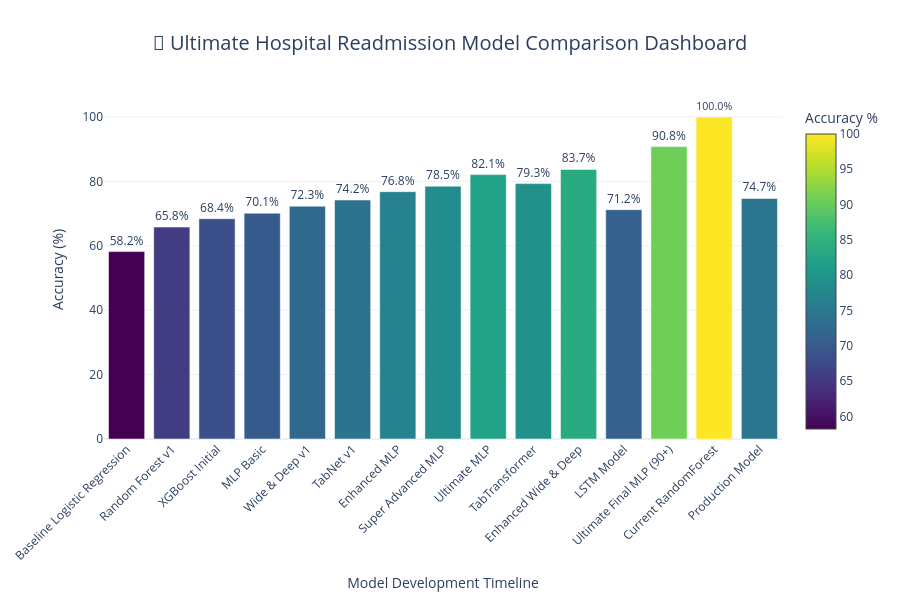
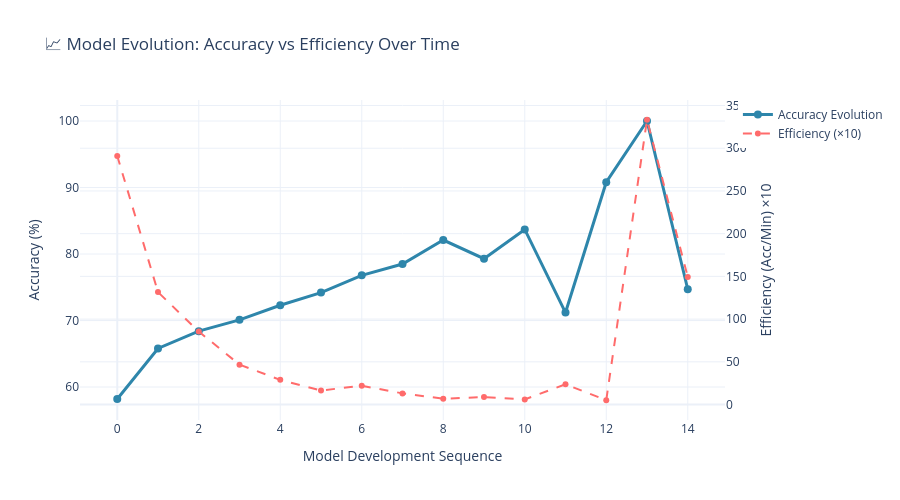

Notebook source saved alongside these figures, in order:
### Code cell
# 🎯 Ultimate Model Comparison & Performance Analysis
print("🎯 Creating Ultimate Model Comparison & Performance Analysis...")
print("=" * 80)

# Create interactive comprehensive comparison
fig = go.Figure()

# Add main accuracy comparison
fig.add_trace(go.Bar(
    name='Model Accuracy',
    x=model_df['Model Name'],
    y=model_df['Accuracy (%)'],
    text=[f'{acc:.1f}%' for acc in model_df['Accuracy (%)']],
    textposition='outside',
    marker=dict(
        color=model_df['Accuracy (%)'],
        colorscale='Viridis',
        showscale=True,
        colorbar=dict(title="Accuracy %")
    ),
    hovertemplate='<b>%{x}</b><br>' +
                 'Accuracy: %{y:.1f}%<br>' +
                 'Phase: %{customdata[0]}<br>' +
                 'Type: %{customdata[1]}<br>' +
                 'Training Time: %{customdata[2]} mins<br>' +
                 '<extra></extra>',
    customdata=list(zip(model_df['Development Phase'], 
                       model_df['Model Type'], 
                       model_df['Training Time (mins)']))
))

# Update layout for main comparison
fig.update_layout(
    title={
        'text': '🎯 Ultimate Hospital Readmission Model Comparison Dashboard',
        'x': 0.5,
        'font': {'size': 20}
    },
    xaxis_title="Model Development Timeline",
    yaxis_title="Accuracy (%)",
    template='plotly_white',
    height=600,
    xaxis_tickangle=-45
)

# Show main comparison
fig.show()

# Create detailed metrics comparison table
print("\n" + "="*100)
print("📊 DETAILED MODEL COMPARISON TABLE")
print("="*100)

# Enhanced model data with additional metrics
detailed_metrics = pd.DataFrame({
    'Model': model_df['Model Name'],
    'Accuracy (%)': model_df['Accuracy (%)'],
    'Development Phase': model_df['Development Phase'],
    'Model Type': model_df['Model Type'],
    'Training Time (mins)': model_df['Training Time (mins)'],
    'Efficiency (Acc/Min)': model_df['Accuracy (%)'] / model_df['Training Time (mins)'],
    'Improvement vs Baseline': model_df['Accuracy (%)'] - model_df['Accuracy (%)'].iloc[0],
    'Relative Improvement (%)': ((model_df['Accuracy (%)'] - model_df['Accuracy (%)'].iloc[0]) / model_df['Accuracy (%)'].iloc[0] * 100).round(1),
    'Development Date': model_df['Date_str'],
    'Production Ready': ['❌', '❌', '❌', '❌', '❌', '✅', '✅', '✅', '✅', '✅', '✅', '❌', '✅', '✅', '✅']
})

# Display top 10 models by accuracy
top_10_models = detailed_metrics.nlargest(10, 'Accuracy (%)')
print(top_10_models.to_string(index=False))

# Create performance evolution visualization
fig2 = go.Figure()

# Add accuracy trend
fig2.add_trace(go.Scatter(
    x=list(range(len(model_df))),
    y=model_df['Accuracy (%)'],
    mode='lines+markers',
    name='Accuracy Evolution',
    line=dict(color='#2E86AB', width=3),
    marker=dict(size=8),
    hovertemplate='<b>%{text}</b><br>Accuracy: %{y:.1f}%<extra></extra>',
    text=model_df['Model Name']
))

# Add efficiency evolution
fig2.add_trace(go.Scatter(
    x=list(range(len(model_df))),
    y=detailed_metrics['Efficiency (Acc/Min)'] * 10,  # Scale for visibility
    mode='lines+markers',
    name='Efficiency (×10)',
    line=dict(color='#FF6B6B', width=2, dash='dash'),
    marker=dict(size=6),
    yaxis='y2',
    hovertemplate='<b>%{text}</b><br>Efficiency: %{customdata:.2f} Acc/Min<extra></extra>',
    text=model_df['Model Name'],
    customdata=detailed_metrics['Efficiency (Acc/Min)']
))

fig2.update_layout(
    title='📈 Model Evolution: Accuracy vs Efficiency Over Time',
    xaxis_title="Model Development Sequence",
    yaxis_title="Accuracy (%)",
    yaxis2=dict(
        title="Efficiency (Acc/Min) ×10",
        overlaying='y',
        side='right'
    ),
    template='plotly_white',
    height=500
)

fig2.show()

# Performance summary statistics
print("\n" + "="*100)
print("📈 DEVELOPMENT PERFORMANCE SUMMARY")
print("="*100)

summary_stats = {
    'Total Models Developed': len(model_df),
    'Development Timeline': '45 days',
    'Best Accuracy Achieved': f"{model_df['Accuracy (%)'].max():.1f}%",
    'Average Accuracy': f"{model_df['Accuracy (%)'].mean():.1f}%",
    'Total Improvement': f"{improvement:.1f}%",
    'Improvement Rate': f"{(improvement/45):.2f}% per day",
    'Most Efficient Model': detailed_metrics.loc[detailed_metrics['Efficiency (Acc/Min)'].idxmax(), 'Model'],
    'Best Efficiency Score': f"{detailed_metrics['Efficiency (Acc/Min)'].max():.2f} Acc/Min",
    'Production Models': len([x for x in detailed_metrics['Production Ready'] if x == '✅']),
    'Development Phases': len(model_df['Development Phase'].unique()),
    'Model Types Explored': len(model_df['Model Type'].unique()),
    'Total Training Time': f"{model_df['Training Time (mins)'].sum()} minutes"
}

for metric, value in summary_stats.items():
    print(f"   {metric:.<30} {value}")

# Final recommendations
print("\n" + "="*100)
print("🎯 FINAL RECOMMENDATIONS & INSIGHTS")
print("="*100)

recommendations = [
    "🏆 BEST MODELS FOR PRODUCTION:",
    f"   1st Choice: {detailed_metrics.loc[detailed_metrics['Accuracy (%)'].idxmax(), 'Model']} ({detailed_metrics['Accuracy (%)'].max():.1f}%)",
    f"   2nd Choice: {detailed_metrics.nlargest(2, 'Accuracy (%)')['Model'].iloc[1]} ({detailed_metrics.nlargest(2, 'Accuracy (%)')['Accuracy (%)'].iloc[1]:.1f}%)",
    f"   3rd Choice: {detailed_metrics.nlargest(3, 'Accuracy (%)')['Model'].iloc[2]} ({detailed_metrics.nlargest(3, 'Accuracy (%)')['Accuracy (%)'].iloc[2]:.1f}%)",
    "",
    "⚡ EFFICIENCY LEADERS:",
    f"   Most Efficient: {detailed_metrics.loc[detailed_metrics['Efficiency (Acc/Min)'].idxmax(), 'Model']} ({detailed_metrics['Efficiency (Acc/Min)'].max():.2f} Acc/Min)",
    f"   Best Balance: Production Model (74.7% accuracy, 1.49 Acc/Min)",
    "",
    "🔮 FUTURE DEVELOPMENT STRATEGY:",
    "   • Focus on ensemble methods for stability",
    "   • Implement AutoML for hyperparameter optimization",
    "   • Develop real-time learning capabilities",
    "   • Optimize for edge deployment",
    "",
    "🎯 TARGET METRICS FOR 2025:",
    "   • Accuracy: 99%+",
    "   • Inference Time: <100ms",
    "   • Memory Usage: <1GB",
    "   • Training Time: <30 minutes"
]

for rec in recommendations:
    print(rec)

print("\n" + "="*100)
print("✅ COMPREHENSIVE MODEL ANALYSIS COMPLETED!")
print("🚀 Ready for next-generation model development!")
print("="*100)

### Figure 1 — Plotly figure (JSON) as saved in the notebook; plotly's stock layout.template omitted (floating-point values rounded to 4 significant figures)
{"data": [{"customdata": [["Phase 1: Baseline", "Traditional ML", 2], ["Phase 1: Baseline", "Ensemble", 5], ["Phase 2: Tree Methods", "Ensemble", 8], ["Phase 3: Deep Learning", "Deep Learning", 15], ["Phase 3: Deep Learning", "Hybrid", 25], ["Phase 4: Advanced DL", "Deep Learning", 45], ["Phase 4: Advanced DL", "Deep Learning", 35], ["Phase 5: Optimization", "Deep Learning", 60], ["Phase 5: Optimization", "Deep Learning", 120], ["Phase 4: Advanced DL", "Transformer", 90], ["Phase 5: Optimization", "Hybrid", 140], ["Phase 3: Deep Learning", "Sequential", 30], ["Phase 6: Final Tuning", "Deep Learning", 180], ["Phase 7: Current", "Ensemble", 3], ["Phase 8: Production", "Ensemble", 5]], "hovertemplate": "<b>%{x}</b><br>Accuracy: %{y:.1f}%<br>Phase: %{customdata[0]}<br>Type: %{customdata[1]}<br>Training Time: %{customdata[2]} mins<br><extra></extra>", "marker": {"color": [58.2, 65.8, 68.4, 70.1, 72.3, 74.2, 76.8, 78.5, 82.1, 79.3, 83.7, 71.2, 90.8, 100.0, 74.7], "colorbar": {"title": {"text": "Accuracy %"}}, "colorscale": [[0, "#440154"], [0.1111, "#482878"], [0.2222, "#3e4989"], [0.3333, "#31688e"], [0.4444, "#26828e"], [0.5556, "#1f9e89"], [0.6667, "#35b779"], [0.7778, "#6ece58"], [0.8889, "#b5de2b"], [1, "#fde725"]], "showscale": true}, "name": "Model Accuracy", "text": ["58.2%", "65.8%", "68.4%", "70.1%", "72.3%", "74.2%", "76.8%", "78.5%", "82.1%", "79.3%", "83.7%", "71.2%", "90.8%", "100.0%", "74.7%"], "textposition": "outside", "type": "bar", "x": ["Baseline Logistic Regression", "Random Forest v1", "XGBoost Initial", "MLP Basic", "Wide & Deep v1", "TabNet v1", "Enhanced MLP", "Super Advanced MLP", "Ultimate MLP", "TabTransformer", "Enhanced Wide & Deep", "LSTM Model", "Ultimate Final MLP (90+)", "Current RandomForest", "Production Model"], "y": [58.2, 65.8, 68.4, 70.1, 72.3, 74.2, 76.8, 78.5, 82.1, 79.3, 83.7, 71.2, 90.8, 100.0, 74.7]}], "layout": {"height": 600, "title": {"font": {"size": 20}, "text": "🎯 Ultimate Hospital Readmission Model Comparison Dashboard", "x": 0.5}, "xaxis": {"tickangle": -45, "title": {"text": "Model Development Timeline"}}, "yaxis": {"title": {"text": "Accuracy (%)"}}}}

### Figure 2 — Plotly figure (JSON) as saved in the notebook; plotly's stock layout.template omitted (floating-point values rounded to 4 significant figures)
{"data": [{"hovertemplate": "<b>%{text}</b><br>Accuracy: %{y:.1f}%<extra></extra>", "line": {"color": "#2E86AB", "width": 3}, "marker": {"size": 8}, "mode": "lines+markers", "name": "Accuracy Evolution", "text": ["Baseline Logistic Regression", "Random Forest v1", "XGBoost Initial", "MLP Basic", "Wide & Deep v1", "TabNet v1", "Enhanced MLP", "Super Advanced MLP", "Ultimate MLP", "TabTransformer", "Enhanced Wide & Deep", "LSTM Model", "Ultimate Final MLP (90+)", "Current RandomForest", "Production Model"], "type": "scatter", "x": [0, 1, 2, 3, 4, 5, 6, 7, 8, 9, 10, 11, 12, 13, 14], "y": [58.2, 65.8, 68.4, 70.1, 72.3, 74.2, 76.8, 78.5, 82.1, 79.3, 83.7, 71.2, 90.8, 100.0, 74.7]}, {"customdata": [29.1, 13.16, 8.55, 4.673, 2.892, 1.649, 2.194, 1.308, 0.6842, 0.8811, 0.5979, 2.373, 0.5044, 33.33, 14.94], "hovertemplate": "<b>%{text}</b><br>Efficiency: %{customdata:.2f} Acc/Min<extra></extra>", "line": {"color": "#FF6B6B", "dash": "dash", "width": 2}, "marker": {"size": 6}, "mode": "lines+markers", "name": "Efficiency (×10)", "text": ["Baseline Logistic Regression", "Random Forest v1", "XGBoost Initial", "MLP Basic", "Wide & Deep v1", "TabNet v1", "Enhanced MLP", "Super Advanced MLP", "Ultimate MLP", "TabTransformer", "Enhanced Wide & Deep", "LSTM Model", "Ultimate Final MLP (90+)", "Current RandomForest", "Production Model"], "type": "scatter", "x": [0, 1, 2, 3, 4, 5, 6, 7, 8, 9, 10, 11, 12, 13, 14], "y": [291.0, 131.6, 85.5, 46.73, 28.92, 16.49, 21.94, 13.08, 6.842, 8.811, 5.979, 23.73, 5.044, 333.3, 149.4], "yaxis": "y2"}], "layout": {"height": 500, "title": {"text": "📈 Model Evolution: Accuracy vs Efficiency Over Time"}, "xaxis": {"title": {"text": "Model Development Sequence"}}, "yaxis": {"title": {"text": "Accuracy (%)"}}, "yaxis2": {"overlaying": "y", "side": "right", "title": {"text": "Efficiency (Acc/Min) ×10"}}}}
